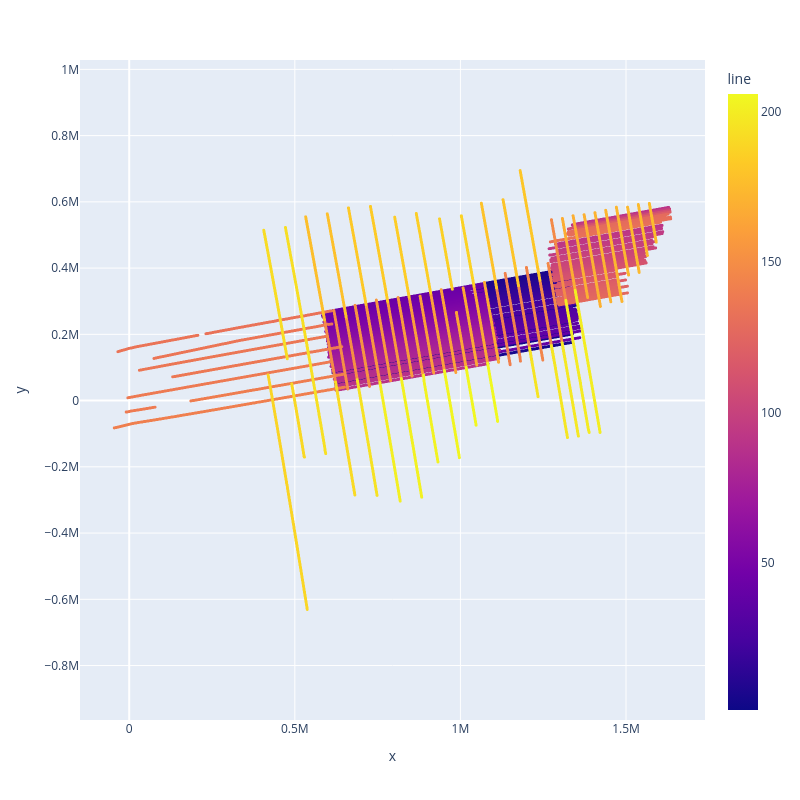

The code cell stored with this chart in its notebook:
### Code cell
airbornegeo.plotly_points(
    data_df[::50],
    color_col="line",
    hover_cols=[
        "line",
        "line_name",
        "unixtime",
    ],
    robust=False,
    size=3,
    edge_width=None,
)

### Figure 1 — Plotly figure (JSON) as saved in the notebook; plotly's stock layout.template omitted (floating-point values rounded to 4 significant figures; data arrays with more than 128 entries replaced by an {"elided": "..."} marker saying what was removed)
{"data": [{"customdata": {"elided": "21208x3 mixed values"}, "hovertemplate": "x=%{x}<br>y=%{y}<br>line=%{marker.color}<br>line_name=%{customdata[1]}<br>unixtime=%{customdata[2]}<extra></extra>", "legendgroup": "", "marker": {"color": {"elided": "21208 int values"}, "coloraxis": "coloraxis", "line": {"color": "black"}, "size": 3, "symbol": "circle"}, "mode": "markers", "name": "", "showlegend": false, "type": "scattergl", "x": {"elided": "21208 float values"}, "xaxis": "x", "y": {"elided": "21208 float values"}, "yaxis": "y"}], "layout": {"autosize": false, "coloraxis": {"cmax": 206, "cmin": 1, "colorbar": {"title": {"text": "line"}}, "colorscale": [[0, "#0d0887"], [0.1111, "#46039f"], [0.2222, "#7201a8"], [0.3333, "#9c179e"], [0.4444, "#bd3786"], [0.5556, "#d8576b"], [0.6667, "#ed7953"], [0.7778, "#fb9f3a"], [0.8889, "#fdca26"], [1, "#f0f921"]]}, "height": 800, "legend": {"tracegroupgap": 0}, "margin": {"t": 60}, "width": 800, "xaxis": {"anchor": "y", "domain": [0, 1], "title": {"text": "x"}}, "yaxis": {"anchor": "x", "domain": [0, 1], "scaleanchor": "x", "scaleratio": 1, "title": {"text": "y"}}}}
